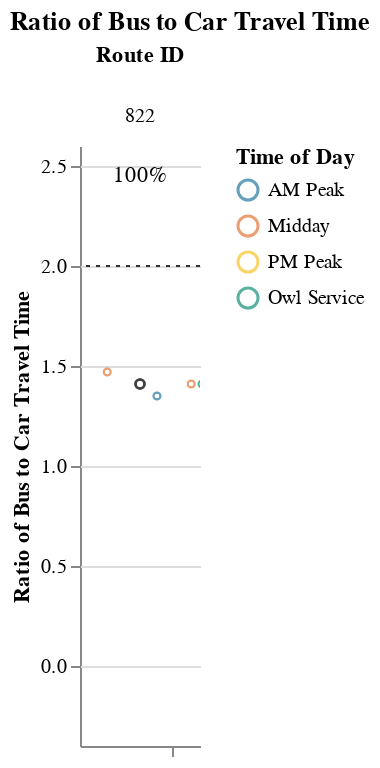
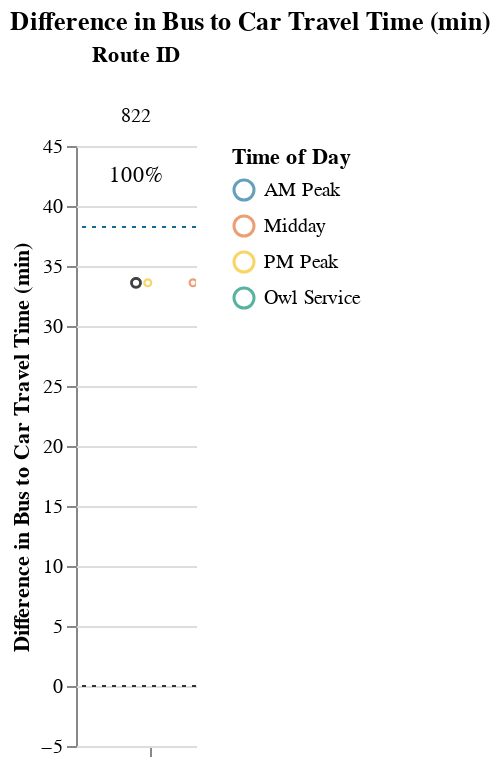

Notebook code for these charts, in order:
### Markdown cell above
### Long Routes (> 1.5 hrs)

### Code cell
route_group = "long"
try:
    subset_routes, mult, diff  = setup_charts(df, PCT_COMPETITIVE_THRESHOLD, route_group)
    if len(subset_routes) > 0:
        display(
            Markdown(
                f"{CAPTIONS_DICT[route_group]}"
                "Within each route group, routes are sorted in descending order "
                "by % competitive trips and # trips below the additional time cut-off."
            )
        )

        display(mult)
        display(diff)
except:
    print("No routes meet this criteria.")

### Figure 1 — Vega-Lite specification as saved in the notebook (floating-point values rounded to 4 significant figures)
{"config": {"view": {"continuousWidth": 400, "continuousHeight": 300, "stroke": null}, "facet": {"spacing": 0}}, "data": {"name": "data-a79a3cd148d0f31d01ccf09835a2a357"}, "facet": {"column": {"field": "route_id", "sort": ["822"], "title": "Route ID", "type": "nominal"}}, "spec": {"layer": [{"mark": {"type": "point", "opacity": 0.65, "size": 12, "strokeWidth": 1.1}, "encoding": {"color": {"field": "time_of_day", "scale": {"range": ["#136C97", "#E16B26", "#F6BF16", "#00896B", "#7790A3", "#5B559C"]}, "sort": ["AM Peak", "Midday", "PM Peak", "Owl Service"], "title": "Time of Day", "type": "nominal"}, "tooltip": [{"field": "route_id", "type": "nominal"}, {"field": "trip_id", "type": "nominal"}, {"field": "service_hours", "type": "quantitative"}, {"field": "car_duration_hours", "type": "quantitative"}, {"field": "bus_multiplier", "type": "quantitative"}, {"field": "bus_difference", "type": "quantitative"}, {"field": "num_trips", "type": "quantitative"}, {"field": "num_competitive", "type": "quantitative"}, {"field": "pct_trips_competitive", "type": "quantitative"}, {"field": "p25", "type": "quantitative"}, {"field": "p50", "type": "quantitative"}, {"field": "p75", "type": "quantitative"}], "x": {"axis": {"grid": false, "labels": false, "ticks": true, "values": [0]}, "field": "jitter", "scale": {}, "title": null, "type": "quantitative"}, "y": {"field": "bus_multiplier", "scale": {"domain": [-0.25, 2.5]}, "title": "Ratio of Bus to Car Travel Time", "type": "quantitative"}}, "selection": {"selector003": {"type": "interval", "bind": "scales", "encodings": ["x", "y"]}}, "transform": [{"calculate": "sqrt(-2*log(random()))*cos(2*PI*random())", "as": "jitter"}], "width": 60}, {"layer": [{"mark": {"type": "point", "opacity": 0.6, "size": 20, "strokeWidth": 1.3}, "encoding": {"color": {"value": "#323434"}, "y": {"field": "bus_multiplier", "type": "quantitative"}}, "transform": [{"filter": "(datum.p50_trip === 1)"}]}, {"mark": {"type": "rule", "strokeDash": [2, 3]}, "encoding": {"color": {"value": "#323434"}, "y": {"field": "cutoff", "type": "quantitative"}}}, {"mark": {"type": "text", "align": "center", "baseline": "middle"}, "encoding": {"color": {"value": "black"}, "text": {"field": "pct_trips_competitive", "format": ".0%", "type": "quantitative"}, "tooltip": [{"field": "route_id", "type": "nominal"}, {"field": "trip_id", "type": "nominal"}, {"field": "service_hours", "type": "quantitative"}, {"field": "car_duration_hours", "type": "quantitative"}, {"field": "bus_multiplier", "type": "quantitative"}, {"field": "bus_difference", "type": "quantitative"}, {"field": "num_trips", "type": "quantitative"}, {"field": "num_competitive", "type": "quantitative"}, {"field": "pct_trips_competitive", "type": "quantitative"}, {"field": "p25", "type": "quantitative"}, {"field": "p50", "type": "quantitative"}, {"field": "p75", "type": "quantitative"}], "x": {"value": 30}, "y": {"value": 15}}, "transform": [{"calculate": "sqrt(-2*log(random()))*cos(2*PI*random())", "as": "jitter"}, {"filter": "(datum.fastest_trip === 1)"}]}]}]}, "resolve": {"scale": {"y": "shared"}}, "title": "Ratio of Bus to Car Travel Time", "$schema": "https://vega.github.io/schema/vega-lite/v4.17.0.json", "datasets": {"data-a79a3cd148d0f31d01ccf09835a2a357": [{"calitp_itp_id": 108, "trip_key": 3220744194699047804, "trip_id": "t_1194487_b_23002_tn_0", "shape_id": "p_179049", "route_id": "822", "service_hours": 1.83, "trip_first_departure_ts": 33300, "trip_last_arrival_ts": 39900, "departure_hour": 9, "time_of_day": "AM Peak", "p25": 1.92, "p50": 1.92, "p75": 1.92, "p50_trip": 0, "fastest_trip": 1, "car_duration_hours": 1.36, "competitive_route": 1, "bus_multiplier": 1.35, "bus_difference": 28.2, "num_trips": 5, "num_competitive": 5, "pct_trips_competitive": 1.0, "bus_difference_spread": 10.2, "route_group": "long", "max_trip_hrs": 2.0, "max_trip_route_group": 2.55, "name": "City of Eureka", "caltrans_district": "01 - Eureka", "drmt_organization_name": null, "cutoff2": 38.25, "cutoff": 2}, {"calitp_itp_id": 108, "trip_key": 4974272566598491787, "trip_id": "t_1194477_b_23002_tn_0", "shape_id": "p_179043", "route_id": "822", "service_hours": 1.92, "trip_first_departure_ts": 40800, "trip_last_arrival_ts": 47700, "departure_hour": 11, "time_of_day": "Midday", "p25": 1.92, "p50": 1.92, "p75": 1.92, "p50_trip": 1, "fastest_trip": 0, "car_duration_hours": 1.36, "competitive_route": 1, "bus_multiplier": 1.41, "bus_difference": 33.6, "num_trips": 5, "num_competitive": 5, "pct_trips_competitive": 1.0, "bus_difference_spread": 10.2, "route_group": "long", "max_trip_hrs": 2.0, "max_trip_route_group": 2.55, "name": "City of Eureka", "caltrans_district": "01 - Eureka", "drmt_organization_name": null, "cutoff2": 38.25, "cutoff": 2}, {"calitp_itp_id": 108, "trip_key": -2035350872544149434, "trip_id": "t_1194480_b_23002_tn_0", "shape_id": "p_179043", "route_id": "822", "service_hours": 1.92, "trip_first_departure_ts": 62400, "trip_last_arrival_ts": 69300, "departure_hour": 17, "time_of_day": "PM Peak", "p25": 1.92, "p50": 1.92, "p75": 1.92, "p50_trip": 1, "fastest_trip": 0, "car_duration_hours": 1.36, "competitive_route": 1, "bus_multiplier": 1.41, "bus_difference": 33.6, "num_trips": 5, "num_competitive": 5, "pct_trips_competitive": 1.0, "bus_difference_spread": 10.2, "route_group": "long", "max_trip_hrs": 2.0, "max_trip_route_group": 2.55, "name": "City of Eureka", "caltrans_district": "01 - Eureka", "drmt_organization_name": null, "cutoff2": 38.25, "cutoff": 2}, {"calitp_itp_id": 108, "trip_key": 7643564517500427975, "trip_id": "t_1194478_b_23002_tn_0", "shape_id": "p_179043", "route_id": "822", "service_hours": 1.92, "trip_first_departure_ts": 24360, "trip_last_arrival_ts": 31260, "departure_hour": 6, "time_of_day": "Owl Service", "p25": 1.92, "p50": 1.92, "p75": 1.92, "p50_trip": 1, "fastest_trip": 0, "car_duration_hours": 1.36, "competitive_route": 1, "bus_multiplier": 1.41, "bus_difference": 33.6, "num_trips": 5, "num_competitive": 5, "pct_trips_competitive": 1.0, "bus_difference_spread": 10.2, "route_group": "long", "max_trip_hrs": 2.0, "max_trip_route_group": 2.55, "name": "City of Eureka", "caltrans_district": "01 - Eureka", "drmt_organization_name": null, "cutoff2": 38.25, "cutoff": 2}, {"calitp_itp_id": 108, "trip_key": -7703734674675344155, "trip_id": "t_1194483_b_23002_tn_0", "shape_id": "p_179044", "route_id": "822", "service_hours": 2.0, "trip_first_departure_ts": 54300, "trip_last_arrival_ts": 61500, "departure_hour": 15, "time_of_day": "Midday", "p25": 1.92, "p50": 1.92, "p75": 1.92, "p50_trip": 0, "fastest_trip": 0, "car_duration_hours": 1.36, "competitive_route": 1, "bus_multiplier": 1.47, "bus_difference": 38.4, "num_trips": 5, "num_competitive": 5, "pct_trips_competitive": 1.0, "bus_difference_spread": 10.2, "route_group": "long", "max_trip_hrs": 2.0, "max_trip_route_group": 2.55, "name": "City of Eureka", "caltrans_district": "01 - Eureka", "drmt_organization_name": null, "cutoff2": 38.25, "cutoff": 2}]}}

### Figure 2 — Vega-Lite specification as saved in the notebook (floating-point values rounded to 4 significant figures)
{"config": {"view": {"continuousWidth": 400, "continuousHeight": 300, "stroke": null}, "facet": {"spacing": 0}}, "data": {"name": "data-69d6f05c59f8db85d7ba2961cc564611"}, "facet": {"column": {"field": "route_id", "sort": ["822"], "title": "Route ID", "type": "nominal"}}, "spec": {"layer": [{"mark": {"type": "point", "opacity": 0.65, "size": 12, "strokeWidth": 1.1}, "encoding": {"color": {"field": "time_of_day", "scale": {"range": ["#136C97", "#E16B26", "#F6BF16", "#00896B", "#7790A3", "#5B559C"]}, "sort": ["AM Peak", "Midday", "PM Peak", "Owl Service"], "title": "Time of Day", "type": "nominal"}, "tooltip": [{"field": "route_id", "type": "nominal"}, {"field": "trip_id", "type": "nominal"}, {"field": "service_hours", "type": "quantitative"}, {"field": "car_duration_hours", "type": "quantitative"}, {"field": "bus_multiplier", "type": "quantitative"}, {"field": "bus_difference", "type": "quantitative"}, {"field": "num_trips", "type": "quantitative"}, {"field": "num_competitive", "type": "quantitative"}, {"field": "pct_trips_competitive", "type": "quantitative"}, {"field": "p25", "type": "quantitative"}, {"field": "p50", "type": "quantitative"}, {"field": "p75", "type": "quantitative"}], "x": {"axis": {"grid": false, "labels": false, "ticks": true, "values": [0]}, "field": "jitter", "scale": {}, "title": null, "type": "quantitative"}, "y": {"field": "bus_difference", "scale": {"domain": [-5, 43.25]}, "title": "Difference in Bus to Car Travel Time (min)", "type": "quantitative"}}, "selection": {"selector004": {"type": "interval", "bind": "scales", "encodings": ["x", "y"]}}, "transform": [{"calculate": "sqrt(-2*log(random()))*cos(2*PI*random())", "as": "jitter"}], "width": 60}, {"layer": [{"mark": {"type": "point", "opacity": 0.6, "size": 20, "strokeWidth": 1.3}, "encoding": {"color": {"value": "#323434"}, "y": {"field": "bus_difference", "type": "quantitative"}}, "transform": [{"filter": "(datum.p50_trip === 1)"}]}, {"mark": {"type": "rule", "strokeDash": [2, 3]}, "encoding": {"color": {"value": "#323434"}, "y": {"field": "cutoff", "type": "quantitative"}}}, {"mark": {"type": "rule", "strokeDash": [2, 3]}, "encoding": {"color": {"value": "#136C97"}, "y": {"field": "cutoff2", "type": "quantitative"}}}, {"mark": {"type": "text", "align": "center", "baseline": "middle"}, "encoding": {"color": {"value": "black"}, "text": {"field": "pct_trips_competitive", "format": ".0%", "type": "quantitative"}, "tooltip": [{"field": "route_id", "type": "nominal"}, {"field": "trip_id", "type": "nominal"}, {"field": "service_hours", "type": "quantitative"}, {"field": "car_duration_hours", "type": "quantitative"}, {"field": "bus_multiplier", "type": "quantitative"}, {"field": "bus_difference", "type": "quantitative"}, {"field": "num_trips", "type": "quantitative"}, {"field": "num_competitive", "type": "quantitative"}, {"field": "pct_trips_competitive", "type": "quantitative"}, {"field": "p25", "type": "quantitative"}, {"field": "p50", "type": "quantitative"}, {"field": "p75", "type": "quantitative"}], "x": {"value": 30}, "y": {"value": 15}}, "transform": [{"calculate": "sqrt(-2*log(random()))*cos(2*PI*random())", "as": "jitter"}, {"filter": "(datum.fastest_trip === 1)"}]}]}]}, "resolve": {"scale": {"y": "shared"}}, "title": "Difference in Bus to Car Travel Time (min)", "$schema": "https://vega.github.io/schema/vega-lite/v4.17.0.json", "datasets": {"data-69d6f05c59f8db85d7ba2961cc564611": [{"calitp_itp_id": 108, "trip_key": 3220744194699047804, "trip_id": "t_1194487_b_23002_tn_0", "shape_id": "p_179049", "route_id": "822", "service_hours": 1.83, "trip_first_departure_ts": 33300, "trip_last_arrival_ts": 39900, "departure_hour": 9, "time_of_day": "AM Peak", "p25": 1.92, "p50": 1.92, "p75": 1.92, "p50_trip": 0, "fastest_trip": 1, "car_duration_hours": 1.36, "competitive_route": 1, "bus_multiplier": 1.35, "bus_difference": 28.2, "num_trips": 5, "num_competitive": 5, "pct_trips_competitive": 1.0, "bus_difference_spread": 10.2, "route_group": "long", "max_trip_hrs": 2.0, "max_trip_route_group": 2.55, "name": "City of Eureka", "caltrans_district": "01 - Eureka", "drmt_organization_name": null, "cutoff2": 38.25, "cutoff": 0}, {"calitp_itp_id": 108, "trip_key": 4974272566598491787, "trip_id": "t_1194477_b_23002_tn_0", "shape_id": "p_179043", "route_id": "822", "service_hours": 1.92, "trip_first_departure_ts": 40800, "trip_last_arrival_ts": 47700, "departure_hour": 11, "time_of_day": "Midday", "p25": 1.92, "p50": 1.92, "p75": 1.92, "p50_trip": 1, "fastest_trip": 0, "car_duration_hours": 1.36, "competitive_route": 1, "bus_multiplier": 1.41, "bus_difference": 33.6, "num_trips": 5, "num_competitive": 5, "pct_trips_competitive": 1.0, "bus_difference_spread": 10.2, "route_group": "long", "max_trip_hrs": 2.0, "max_trip_route_group": 2.55, "name": "City of Eureka", "caltrans_district": "01 - Eureka", "drmt_organization_name": null, "cutoff2": 38.25, "cutoff": 0}, {"calitp_itp_id": 108, "trip_key": -2035350872544149434, "trip_id": "t_1194480_b_23002_tn_0", "shape_id": "p_179043", "route_id": "822", "service_hours": 1.92, "trip_first_departure_ts": 62400, "trip_last_arrival_ts": 69300, "departure_hour": 17, "time_of_day": "PM Peak", "p25": 1.92, "p50": 1.92, "p75": 1.92, "p50_trip": 1, "fastest_trip": 0, "car_duration_hours": 1.36, "competitive_route": 1, "bus_multiplier": 1.41, "bus_difference": 33.6, "num_trips": 5, "num_competitive": 5, "pct_trips_competitive": 1.0, "bus_difference_spread": 10.2, "route_group": "long", "max_trip_hrs": 2.0, "max_trip_route_group": 2.55, "name": "City of Eureka", "caltrans_district": "01 - Eureka", "drmt_organization_name": null, "cutoff2": 38.25, "cutoff": 0}, {"calitp_itp_id": 108, "trip_key": 7643564517500427975, "trip_id": "t_1194478_b_23002_tn_0", "shape_id": "p_179043", "route_id": "822", "service_hours": 1.92, "trip_first_departure_ts": 24360, "trip_last_arrival_ts": 31260, "departure_hour": 6, "time_of_day": "Owl Service", "p25": 1.92, "p50": 1.92, "p75": 1.92, "p50_trip": 1, "fastest_trip": 0, "car_duration_hours": 1.36, "competitive_route": 1, "bus_multiplier": 1.41, "bus_difference": 33.6, "num_trips": 5, "num_competitive": 5, "pct_trips_competitive": 1.0, "bus_difference_spread": 10.2, "route_group": "long", "max_trip_hrs": 2.0, "max_trip_route_group": 2.55, "name": "City of Eureka", "caltrans_district": "01 - Eureka", "drmt_organization_name": null, "cutoff2": 38.25, "cutoff": 0}, {"calitp_itp_id": 108, "trip_key": -7703734674675344155, "trip_id": "t_1194483_b_23002_tn_0", "shape_id": "p_179044", "route_id": "822", "service_hours": 2.0, "trip_first_departure_ts": 54300, "trip_last_arrival_ts": 61500, "departure_hour": 15, "time_of_day": "Midday", "p25": 1.92, "p50": 1.92, "p75": 1.92, "p50_trip": 0, "fastest_trip": 0, "car_duration_hours": 1.36, "competitive_route": 1, "bus_multiplier": 1.47, "bus_difference": 38.4, "num_trips": 5, "num_competitive": 5, "pct_trips_competitive": 1.0, "bus_difference_spread": 10.2, "route_group": "long", "max_trip_hrs": 2.0, "max_trip_route_group": 2.55, "name": "City of Eureka", "caltrans_district": "01 - Eureka", "drmt_organization_name": null, "cutoff2": 38.25, "cutoff": 0}]}}
